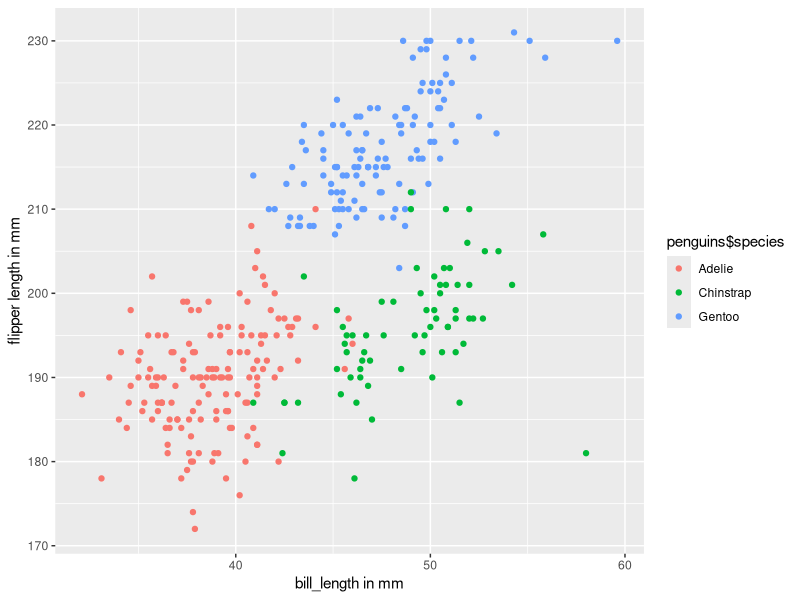
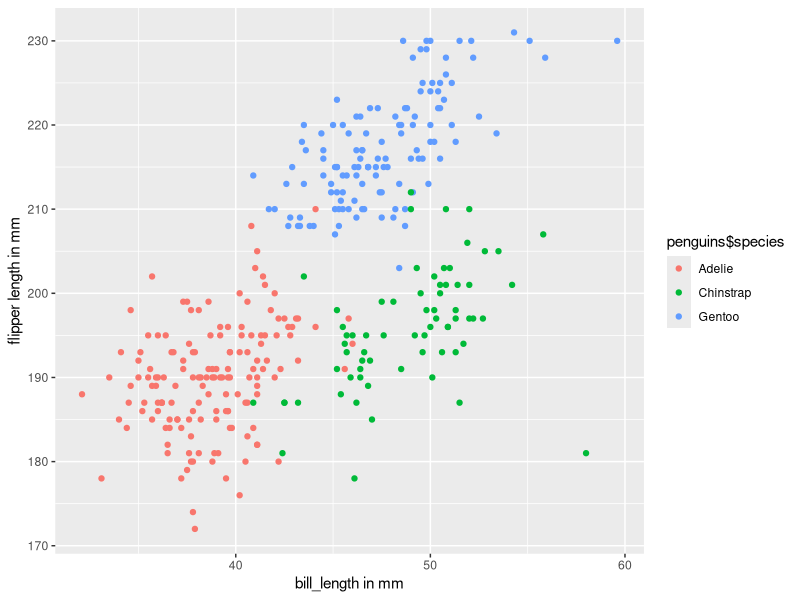

Reproduce these figures in R, in order.
## ---- chunk 1
library(tidyverse)
problem1_df <- tibble(
  sample = rnorm(10), ## random sample of size 10 from a standard Normal distribution
  gr_than_0 = sample > 0, ## indicating whether elements of the sample are greater than 0
  vec_char = c("X", "i", "n", "y", "u", "a", "n", "L", "i", "u"), ##character vector with length = 10
  vec_factor = c("high", "high", "high", "middle", "middle", "middle", "low", "low", "low", "middle")  ## factor vector of length 10 with 3 levels 
)
mean(pull(problem1_df, var = 1))
mean(pull(problem1_df, var = 2))
mean(pull(problem1_df, var = 3))
mean(pull(problem1_df, var = 4))
## These try to compute the mean of numbers in each column
## ---- chunk 2
data("penguins", package = "palmerpenguins")
## ---- chunk 3
pg_df <- tibble(
  x = penguins$bill_length_mm, ## x is the bill length in mm
  y = penguins$flipper_length_mm ## y is the flipper length in mm
) ## This is the data frame of bill and flipper variable in the penguin dataset

ggplot(pg_df, aes(x = x, y = y, color = penguins$species)) + geom_point() + xlab("bill_length in mm") + ylab("flipper length in mm")
  ## This gives a scatterplot where x shows penguins' bill length and y shows penguins' flipper length, and colors differentiates different species of penguins 

ggsave("scatter_plot.pdf")
